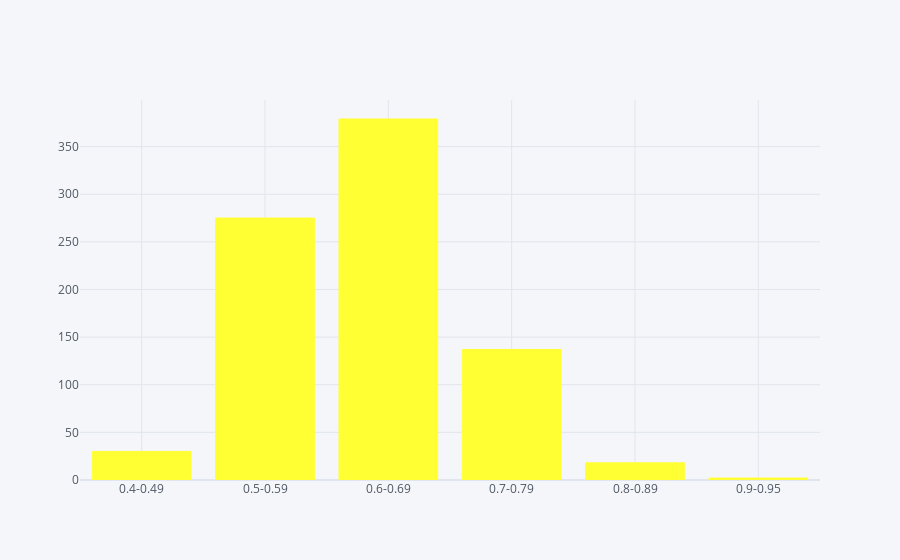

Notebook source saved alongside this figure:
### Code cell
build_bar_two('pff_hit', 'yellow')

### Figure 1 — Plotly figure (JSON) as saved in the notebook; plotly's stock layout.template omitted (floating-point values rounded to 4 significant figures)
{"data": [{"marker": {"color": "rgba(255, 255, 51, 1)", "line": {"color": "rgba(255, 255, 51, 1.0)", "width": 1}}, "name": "pff_hit", "orientation": "v", "text": "", "type": "bar", "x": ["0.4-0.49", "0.5-0.59", "0.6-0.69", "0.7-0.79", "0.8-0.89", "0.9-0.95"], "y": [30, 275, 379, 137, 18, 2]}], "layout": {"autosize": true, "legend": {"bgcolor": "#F5F6F9", "font": {"color": "#4D5663"}}, "paper_bgcolor": "#F5F6F9", "plot_bgcolor": "#F5F6F9", "title": {"font": {"color": "#4D5663"}}, "xaxis": {"autorange": true, "gridcolor": "#E1E5ED", "range": [-0.5, 5.5], "showgrid": true, "tickfont": {"color": "#4D5663"}, "title": {"font": {"color": "#4D5663"}, "text": ""}, "type": "category", "zerolinecolor": "#E1E5ED"}, "yaxis": {"autorange": true, "gridcolor": "#E1E5ED", "range": [0, 398.9], "showgrid": true, "tickfont": {"color": "#4D5663"}, "title": {"font": {"color": "#4D5663"}, "text": ""}, "type": "linear", "zerolinecolor": "#E1E5ED"}}}
